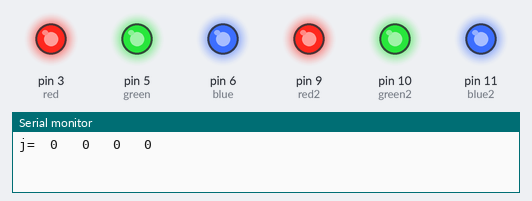
Bench run of a sketch on a simulated Arduino Uno, built with avr-gcc and run on an emulated ATmega328P. Parts: output pins drawn as LEDs (lit = HIGH), the last lines printed to the serial monitor.

Above: at 0.1 s.
At 13.1 s:
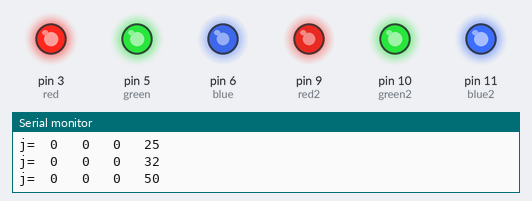
At 18.1 s:
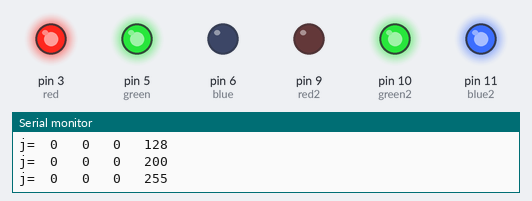
At 23.1 s:
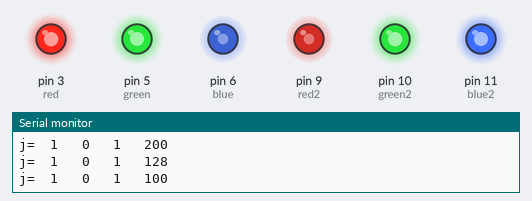
At 33.1 s:
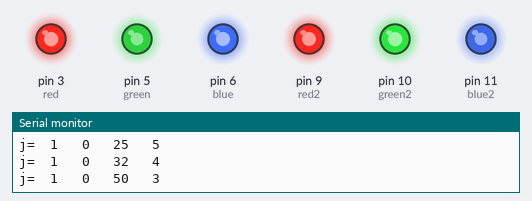
At 38.1 s:
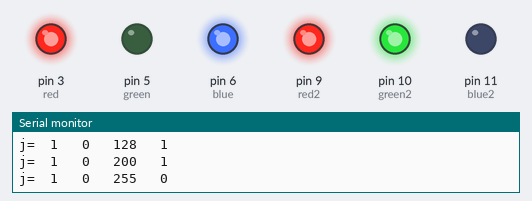
Timing chart, 0 to 40.0 s (numbered marks = the images above):
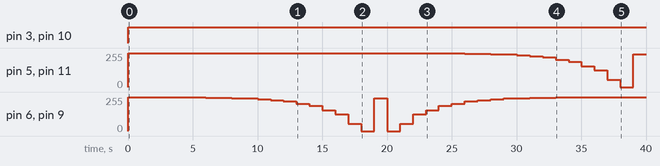

Measured:
- by itself, pin 3 (red), pin 10 (green2): LOW → HIGH at 0.00 s
- by itself, pin 5 (green), pin 11 (blue2): ramps from 255/255 to 0/255 and jumps back, once every 39.0 s
- by itself, pin 6 (blue), pin 9 (red2): 0/255 → 255/255 at 0.00 s, → 254/255 1.0 s later, → 253/255 3.0 s later, → 252/255 1.0 s later, … (35 changes in this stretch)

The sketch:

fade_test_six_03.ino
```cpp
int red = 3;
int green = 5;
int blue = 6;

int red_val = 0;
int green_val = 0;
int blue_val = 0;

int red2 = 9;
int green2 = 10;
int blue2 = 11;

int red_val2 = 0;
int green_val2 = 0;
int blue_val2 = 0;


int power[20] = {0,0,1,1,1,2,3,4,5,8,10,16,25,32,50,64,100,128,200,255};
int increment[12][3] = {
    {0, 0, 1},
    {0, 1, -1},
    {0, 0, 1},
    {0, -1, -1},
    {1, 0, 0},
    {0, 0, 1},
    {-1, 0, -1},
    {1, 1, 0},
    {0, -1, 0},
    {-1, 0, 0},
    {1, 1, 1},
    {-1, -1, -1}
};

void setup() {
  Serial.begin(9600);
}

void loop() {
for(int j=0; j<12; j++){

  for(int i=0; i<20; i++){
    red_val += increment[j][0];
    green_val +=  increment[j][1];
    blue_val +=  increment[j][2];
    red_val2 +=  increment[j][2];      //permute colors relative to first set.
    green_val2 +=  increment[j][0];
    blue_val2 +=  increment[j][1];

    Serial.print("j=  ");
    Serial.print(j);
    Serial.print("   ");
    Serial.print(power[red_val]);
    Serial.print("   ");
    Serial.print(power[green_val]);
    Serial.print("   ");
    Serial.println(power[blue_val]);
    analogWrite(red, 255 - power[red_val]);
    analogWrite(green, 255 - power[green_val]);
    analogWrite(blue, 255 - power[blue_val]);
    analogWrite(red2, 255 - power[red_val2]);
    analogWrite(green2, 255 - power[green_val2]);
    analogWrite(blue2, 255 - power[blue_val2]);
    delay(1000);
    }
  }


}
```
